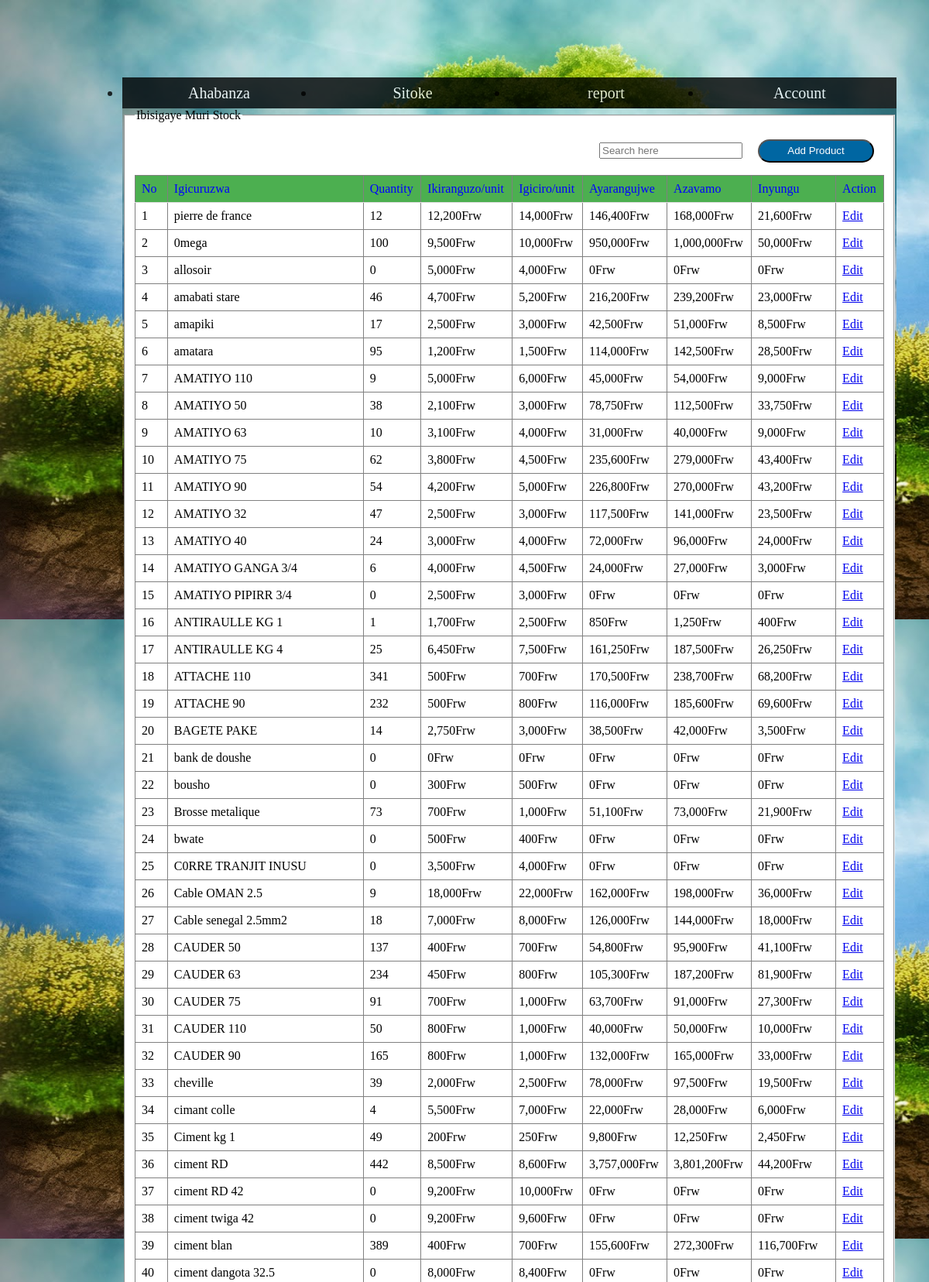
Page /admin/index.php?view_sto (signed in, upper part) on the committed database.
### tables this page shows
CREATE TABLE `new_stock` (
  `id` int(10) NOT NULL,
  `prod_name` varchar(255) NOT NULL,
  `selling_price` double NOT NULL,
  `original_price` double NOT NULL,
  `quantiy` double NOT NULL,
  `min_qty` int(10) NOT NULL
);

### admin/view_stock.php (the view, shortened to what this page needs)
<html>
<head>
</head>
<body>
<fieldset style="background-color:white;">
<legend>Ibisigaye  Muri Stock</legend>
<p style="margin-left:600px;">
<input type="text" Placeholder="Search here"onkeyup="autoFetchStock(this.value)"/> &nbsp &nbsp
<a href="index.php?register_product" ><input type="submit" value="Add Product"  style="background:#0066A2;color:white;width:150px; border-radius:60px;height: 30px;" ></a>
</p>
<div id="result">
<table border="1">
<tr style="font-family:COMIC SANS MS;color:blue; background-color:#4CAF50; ">
<td>No</td>
<td>Igicuruzwa</td>
<td>Quantity</td>
<td>Ikiranguzo/unit</td>
<td>Igiciro/unit</td>
<td>Ayarangujwe</td>
<td>Azavamo</td>
<td>Inyungu</td>
<td>Action</td>
<?php
include"include/connnect.php";
$sel="select * from new_stock  order by prod_name";
$run_sel=mysqli_query($con,$sel);
	$count=1;
 while($row_prod=mysqli_fetch_array($run_sel))
 {
 	$id=$row_prod['id'];
	?>
	<tr id="data">
		<td><?php echo $count; $count++;  ?></td>
		<td><?php echo $row_prod['prod_name'];  ?></td>
		<td><?php echo number_format($row_prod['quantiy']);  ?></td>
		<td><?php echo number_format($row_prod['original_price']).'Frw'; ?></td>
		<td><?php echo number_format($row_prod['selling_price']).'Frw';  ?></td>
		<?php
         $azavamo=$row_prod['quantiy']*$row_prod['selling_price'];
         $ayarangujwe=$row_prod['quantiy']*$row_prod['original_price'];
         $inyungu=$azavamo-$ayarangujwe;
		?>
		<td><?php echo number_format($ayarangujwe).'Frw'; ?></td>
		<td><?php echo number_format($azavamo).'Frw'; ?></td>
		<td><?php  echo number_format($inyungu).'Frw';?></td>
		<td> <a href="index.php?edit_pro=<?php echo $id; ?>">Edit</a></td>
    <tr>
<?php
 }
?>
</table>
</div>
</fieldset>
</body>
</html>

### admin/index.php (shortened to what this page needs)
<?php
if(!isset($_SESSION['user'])){
	  echo "<script>window.open('../login.php?not_admin=you are not Admin','_self')</script>";
}
else{
?>
<!DOCTYPE>
<html>
<head>
<link href="style.css" rel="stylesheet" type="text/css">
</head>
<body>
<div class="header"  style="margin-left:150px;">
<ul>
<li><a href="index.php">Ahabanza</a></li>
<li><a href="">Sitoke</a>
	</li>
<li><a href="#">report</a>
      </li>
<li><a href="#">Account</a>
</li>
</ul>
</div>
<div class="main" style="width:1000px;margin-left:150px;">
<?php
if(isset($_GET['register_product'])){
	include"register_pro.php";
}
else if(isset($_GET['update_sto'])){
	include "update_stock.php";
}
else if(isset($_GET['view_sto'])){
	include "view_stock.php";
}
?>
</div>
</body>
</html>
<?php
}
?>

### admin/style.css (style rules this page uses)
body { background-image:url(images/green.jpg); background-size:cover; }
.header { margin-bottom:100px; }
ul { margin:0px;padding:0px; }
ul li a { text-decoration:none; color:white; display:block; }
ul li { float:left; width:250px; height:40px; background-color:black; font-size:20px; line-height:40px; text-align:center; opacity:.8; font-family:COMIC SANS MS; }
.main { width:1000px; height:500px; background-image:url(images/green.jpg); background-size:cover; float:left; margin-left:250px; }

### admin/view_stock.php (style rules this page uses)
table { border-collapse: collapse; width: 100%; }
th, td { padding: 8px; text-align: left; border-bottom: 1px solid #ddd; }

### rows in the picture
new_stock: prod_name "pierre de france", quantiy "12", original_price "12,200", selling_price "14,000", ayarangujwe "146,400", azavamo "168,000", inyungu "21,600"
new_stock: prod_name "0mega", quantiy "100", original_price "9,500", selling_price "10,000", ayarangujwe "950,000", azavamo "1,000,000", inyungu "50,000"
new_stock: prod_name "allosoir", quantiy "0", original_price "5,000", selling_price "4,000"
new_stock: prod_name "amabati stare", quantiy "46", original_price "4,700", selling_price "5,200", ayarangujwe "216,200", azavamo "239,200", inyungu "23,000"
new_stock: prod_name "amapiki", quantiy "17", original_price "2,500", selling_price "3,000", ayarangujwe "42,500", azavamo "51,000", inyungu "8,500"
new_stock: prod_name "amatara", quantiy "95", original_price "1,200", selling_price "1,500", ayarangujwe "114,000", azavamo "142,500", inyungu "28,500"
new_stock: prod_name "AMATIYO 110", quantiy "9", original_price "5,000", selling_price "6,000", ayarangujwe "45,000", azavamo "54,000", inyungu "9,000"
new_stock: prod_name "AMATIYO 50", quantiy "38", original_price "2,100", selling_price "3,000", ayarangujwe "78,750", azavamo "112,500", inyungu "33,750"
new_stock: prod_name "AMATIYO 63", quantiy "10", original_price "3,100", selling_price "4,000", ayarangujwe "31,000", azavamo "40,000", inyungu "9,000"
new_stock: prod_name "AMATIYO 75", quantiy "62", original_price "3,800", selling_price "4,500", ayarangujwe "235,600", azavamo "279,000", inyungu "43,400"
new_stock: prod_name "AMATIYO 90", quantiy "54", original_price "4,200", selling_price "5,000", ayarangujwe "226,800", azavamo "270,000", inyungu "43,200"
new_stock: prod_name "AMATIYO 32", quantiy "47", original_price "2,500", selling_price "3,000", ayarangujwe "117,500", azavamo "141,000", inyungu "23,500"
new_stock: prod_name "AMATIYO 40", quantiy "24", original_price "3,000", selling_price "4,000", ayarangujwe "72,000", azavamo "96,000", inyungu "24,000"
new_stock: prod_name "AMATIYO GANGA 3/4", quantiy "6", original_price "4,000", selling_price "4,500", ayarangujwe "24,000", azavamo "27,000", inyungu "3,000"
new_stock: prod_name "AMATIYO PIPIRR 3/4", quantiy "0", original_price "2,500", selling_price "3,000"
new_stock: prod_name "ANTIRAULLE KG 1", quantiy "1", original_price "1,700", selling_price "2,500", ayarangujwe "850", azavamo "1,250", inyungu "400"
new_stock: prod_name "ANTIRAULLE KG 4", quantiy "25", original_price "6,450", selling_price "7,500", ayarangujwe "161,250", azavamo "187,500", inyungu "26,250"
new_stock: prod_name "ATTACHE 110", quantiy "341", original_price "500", selling_price "700", ayarangujwe "170,500", azavamo "238,700", inyungu "68,200"
new_stock: prod_name "ATTACHE 90", quantiy "232", original_price "500", selling_price "800", ayarangujwe "116,000", azavamo "185,600", inyungu "69,600"
new_stock: prod_name "BAGETE PAKE", quantiy "14", original_price "2,750", selling_price "3,000", ayarangujwe "38,500", azavamo "42,000", inyungu "3,500"
new_stock: prod_name "bank de doushe", quantiy "0", original_price "0", selling_price "0"
new_stock: prod_name "bousho", quantiy "0", original_price "300", selling_price "500"
new_stock: prod_name "Brosse metalique", quantiy "73", original_price "700", selling_price "1,000", ayarangujwe "51,100", azavamo "73,000", inyungu "21,900"
new_stock: prod_name "bwate", quantiy "0", original_price "500", selling_price "400"
new_stock: prod_name "C0RRE TRANJIT INUSU", quantiy "0", original_price "3,500", selling_price "4,000"
new_stock: prod_name "Cable OMAN 2.5", quantiy "9", original_price "18,000", selling_price "22,000", ayarangujwe "162,000", azavamo "198,000", inyungu "36,000"
new_stock: prod_name "Cable senegal 2.5mm2", quantiy "18", original_price "7,000", selling_price "8,000", ayarangujwe "126,000", azavamo "144,000", inyungu "18,000"
new_stock: prod_name "CAUDER 50", quantiy "137", original_price "400", selling_price "700", ayarangujwe "54,800", azavamo "95,900", inyungu "41,100"
new_stock: prod_name "CAUDER 63", quantiy "234", original_price "450", selling_price "800", ayarangujwe "105,300", azavamo "187,200", inyungu "81,900"
new_stock: prod_name "CAUDER 75", quantiy "91", original_price "700", selling_price "1,000", ayarangujwe "63,700", azavamo "91,000", inyungu "27,300"
new_stock: prod_name "CAUDER 110", quantiy "50", original_price "800", selling_price "1,000", ayarangujwe "40,000", azavamo "50,000", inyungu "10,000"
new_stock: prod_name "CAUDER 90", quantiy "165", original_price "800", selling_price "1,000", ayarangujwe "132,000", azavamo "165,000", inyungu "33,000"
new_stock: prod_name "cheville", quantiy "39", original_price "2,000", selling_price "2,500", ayarangujwe "78,000", azavamo "97,500", inyungu "19,500"
new_stock: prod_name "cimant colle", quantiy "4", original_price "5,500", selling_price "7,000", ayarangujwe "22,000", azavamo "28,000", inyungu "6,000"
new_stock: prod_name "Ciment kg 1", quantiy "49", original_price "200", selling_price "250", ayarangujwe "9,800", azavamo "12,250", inyungu "2,450"
new_stock: prod_name "ciment RD", quantiy "442", original_price "8,500", selling_price "8,600", ayarangujwe "3,757,000", azavamo "3,801,200", inyungu "44,200"
new_stock: prod_name "ciment RD 42", quantiy "0", original_price "9,200", selling_price "10,000"
new_stock: prod_name "ciment twiga 42", quantiy "0", original_price "9,200", selling_price "9,600"
new_stock: prod_name "ciment blan", quantiy "389", original_price "400", selling_price "700", ayarangujwe "155,600", azavamo "272,300", inyungu "116,700"
new_stock: prod_name "ciment dangota 32.5", quantiy "0", original_price "8,000", selling_price "8,400"
